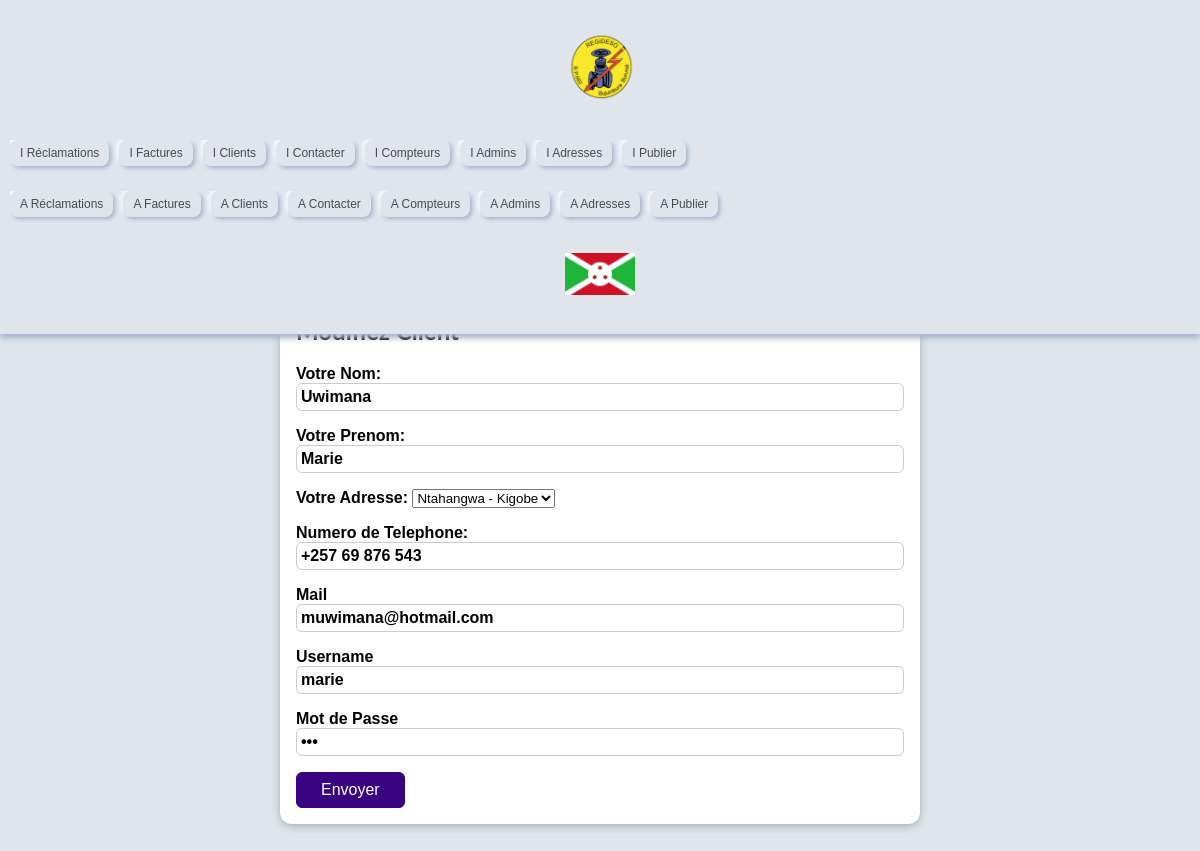
The page /User/modif_client.php?mod=3 on the database its author committed.
### tables this page shows
CREATE TABLE `client` (
  `id_client` int(5) NOT NULL,
  `nom` varchar(25) DEFAULT NULL,
  `prenom` varchar(25) DEFAULT NULL,
  `adresse` int(5) DEFAULT NULL,
  `telephone` varchar(25) DEFAULT NULL,
  `email` varchar(25) DEFAULT NULL,
  `username` varchar(25) DEFAULT NULL,
  `password` varchar(25) DEFAULT NULL
);

### User/modif_client.php (the view, shortened to what this page needs)
<!DOCTYPE html>
<html lang="en">
<head>
    <?php
        include "Connexion.php";
        $modClient = $bdd->query("Select * from Client as cl join Adresse as ad on cl.adresse  = ad.id_adr where id_client=".$_GET['mod']);
        $dataRecup = $modClient->fetch();
 ?>
    <?php include "Header1.php" ?>
</head>
<body>
    <section id="comment-form">
        <h1>Modifiez Client</h1>
        <form action="" method="POST">
            <div class="form-control">
                <label for="name">
                    Votre Nom:
                    <input type="text" value="<?php echo $dataRecup["nom"]; ?>" name="name" id="name" require autofocus pattern="[A-Za-zÀ-ÿ\s]{2,20}">
                </label>
            </div>
            <div class="form-control">
                <label for="pname">
                    Votre Prenom:
                    <input type="text" value="<?php echo $dataRecup["prenom"]; ?>" name="pname" id="pname" require pattern="[A-Za-zÀ-ÿ\s]{2,20}">
                </label>
            </div>
            <div class="form-control">
                <label for="adress">
                    Votre Adresse:
                    <select name="adress" id="adress">
                        <?php
                            $affichageAdress = $bdd->query("Select * from Adresse");
                            while($dataAdress = $affichageAdress->fetch()){
                        ?>
                            <option value=" <?php echo $dataAdress["id_adr"]; ?> ">
                                <?php echo $dataAdress["commune"]." - ".$dataAdress["quartier"]; ?>
                            </option>
                        <?php } ?>
                    </select>
                </label>
            </div>
            <div class="form-control">
                <label for="tel">
                    Numero de Telephone:
                    <input type="tel" value="<?php echo $dataRecup["telephone"]; ?>" name="tel" id="tel" require pattern="\+[0-9]*">
                </label>
            </div>
            <div class="form-control">
                <label for="mail">
                    Mail
                    <input type="email" value="<?php echo $dataRecup["email"]; ?>" name="mail" id="mail" require>
                </label>
            </div>
            <div class="form-control">
                <label for="username">
                    Username
                    <input type="text" value="<?php echo $dataRecup["username"]; ?>" name="username" id="username" require pattern="^[a-zA-Z0-9_]{3,20}$">
                </label>
            </div>
            <div class="form-control">
                <label for="pswd">
                    Mot de Passe
                    <input type="password" value="<?php echo $dataRecup["password"]; ?>" name="pswd" id="pswd" require pattern="(?=.*[1-9]).{3,}">
                </label>
            </div>
                <button type="submit" name="valider">Envoyer</button>
        </form>
    </section>
</body>
</html>

### User/styles/styles1.css (style rules this page uses)
* { box-sizing: border-box; }
html { font-family: 'Open Sans', 'Lato', sans-serif; }
body { margin: 0; }
h1, h2, h3 { font-family: 'Lato', sans-serif; font-weight: bold; }
:root { --primary-color: #e0e5ec; --text-color: #4a4a4a; --hover-color: #007bff; --shadow-color: #a3b1c6; --highlight-color: #ffffff; }
body { font-family: 'Arial', sans-serif; background-color: var(--primary-color); margin: 0; padding-top: 80px; }
@media (max-width: 1200px) { body { padding-top: 180px; } }
#comment-form, table { margin: 3rem auto; width: 90%; max-width: 40rem; border-radius: 12px; background-color: white; box-shadow: 0 2px 8px rgba(0, 0, 0, 0.25); padding: 1rem; }
#comment-form button { font: inherit; background-color: #390281; color: white; border: 1px solid #390281; padding: 0.5rem 1.5rem; border-radius: 6px; cursor: pointer; }
.form-control { margin-bottom: 1rem; }
.form-control label { font-weight: bold; margin-bottom: 0.5rem; display: block; }
.form-control input, .form-control textarea { display: block; width: 100%; font: inherit; padding: 0.25rem; border-radius: 6px; border: 1px solid #ccc; }

### rows shown on the page
client: name "Uwimana", pname "Marie", tel "+257 69 876 543", mail "muwimana@hotmail.com", username "marie"

### other values the page prints
form field adress "Ntahangwa - Kigobe"
